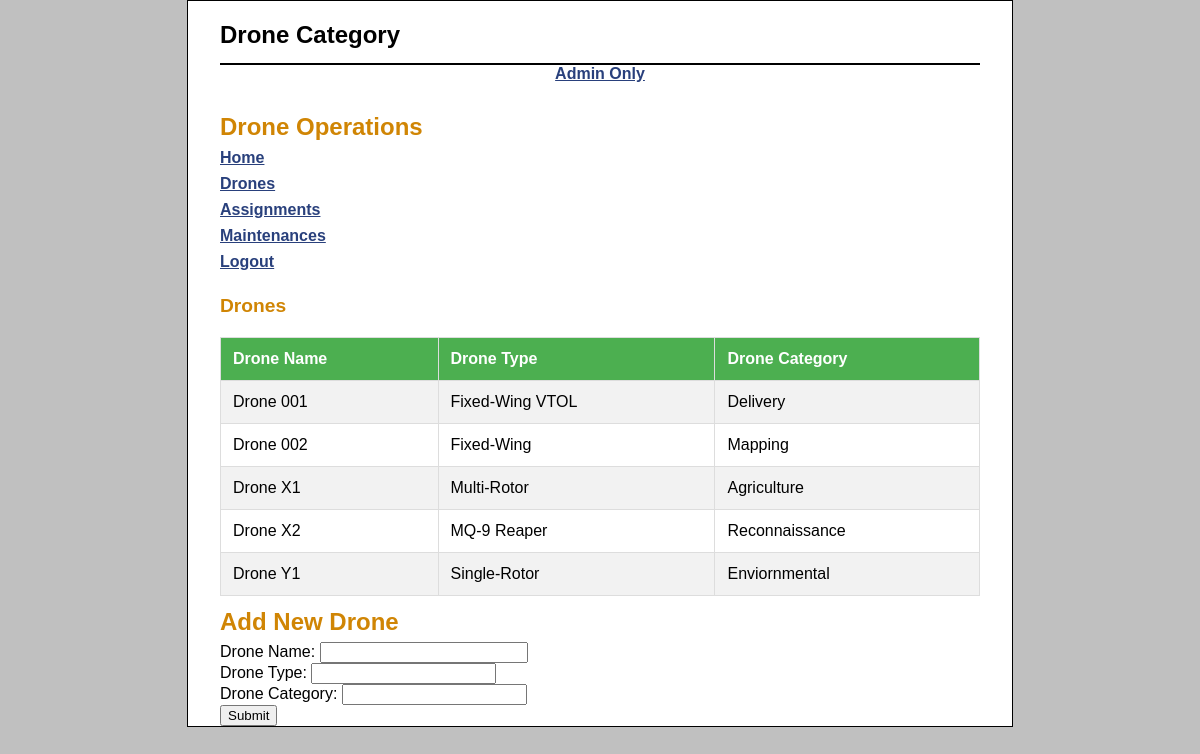
The page /Backend/index.php?action=show_drones (signed in) on the database its author committed.
### tables this page shows
CREATE TABLE Drones (
    DroneID INT PRIMARY KEY AUTO_INCREMENT,
    DroneName VARCHAR(100),
    DroneTypeID INT,
    FOREIGN KEY (DroneTypeID) REFERENCES DroneTypes(DroneTypeID)
);

CREATE TABLE DroneTypes (
    DroneTypeID INT PRIMARY KEY AUTO_INCREMENT,
    TypeName VARCHAR(50),
    DroneCategory VARCHAR(50)
);

### Backend/view/drones.php (the view, shortened to what this page needs)
<?php
    $stmt = $db->query('SELECT  DroneName, TypeName, DroneCategory
    FROM Drones JOIN  DroneTypes ON Drones. DroneTypeID =  DroneTypes. DroneTypeID');
?>
<!DOCTYPE html>
<html>
    <head>
        <link rel="stylesheet" type="text/css" href="main.css"/>
    </head>
    <body>
        <header>
            <h1> Drone Category</h1>
        </header>
        <?php
            include("util/nav_menu.php")
        ?>
<div class="container">
            <h2>Drones</h2>
            <table>
                <tr>
                    <th>Drone Name</th>
                    <th>Drone Type  </th>
                    <th>Drone Category</th>
                </tr>
                <?php while ($row = $stmt->fetch()): ?>
                    <tr>
                        <td><?php echo htmlspecialchars($row['DroneName']); ?></td>
                        <td><?php echo htmlspecialchars($row['TypeName']); ?></td>
                        <td><?php echo htmlspecialchars($row['DroneCategory']); ?></td>
                    </tr>
                <?php endwhile; ?>
            </table>
        </div>
         <div class="container">
                <h1>Add New Drone</h2>
                <form method="post">
                    <label for="name">Drone Name:</label>
                    <input type = "text" class="text" name="name" > </br>
                    <label for="type">Drone Type:</label>
                    <input type = "text" id="type" name="type" required></input> </br>
                    <label for="status"> Drone Category:</label>
                    <input type = "text" id="status" name="status" required></input> </br>
                    <input type="submit" name="submit" value="Submit">
                </form>
         </div>
    </body>
</html>

### Backend/main.css (style rules this page uses)
html { background-color: rgb(192, 192, 192); }
body { font-family: Arial, Helvetica, sans-serif; width: 760px; margin: 0 auto; padding: 0 2em; background-color: white; border: 1px solid black; }
header { border-bottom: 2px solid black; padding: .5em 0; }
header h1 { color: black; }
h1 { font-size: 150%; margin: .5em 0 .25em; }
h2 { font-size: 120%; margin: .5em 0; }
h1, h2 { color: rgb(208, 133, 4); }
table { border-collapse: collapse; }
td, th { padding: .2em .5em .2em .5em; vertical-align: top; text-align: left; }
input.text { width: 15em; }
div > table { width: 100%; margin-top: 20px; border-collapse: collapse; }
div > table, th, td { border: 1px solid #ddd; }
div > table th, table td { padding: 12px; text-align: left; }
div > table th { background-color: #4CAF50; color: white; }
div > table tr:nth-child(even) { background-color: #f2f2f2; }

### rows shown on the page
drones: DroneName "Drone 001", DroneTypeID.TypeName "Fixed-Wing VTOL", DroneTypeID.DroneCategory "Delivery"
drones: DroneName "Drone 002", DroneTypeID.TypeName "Fixed-Wing", DroneTypeID.DroneCategory "Mapping"
drones: DroneName "Drone X1", DroneTypeID.TypeName "Multi-Rotor", DroneTypeID.DroneCategory "Agriculture"
drones: DroneName "Drone X2", DroneTypeID.TypeName "MQ-9 Reaper", DroneTypeID.DroneCategory "Reconnaissance"
drones: DroneName "Drone Y1", DroneTypeID.TypeName "Single-Rotor", DroneTypeID.DroneCategory "Enviornmental"
